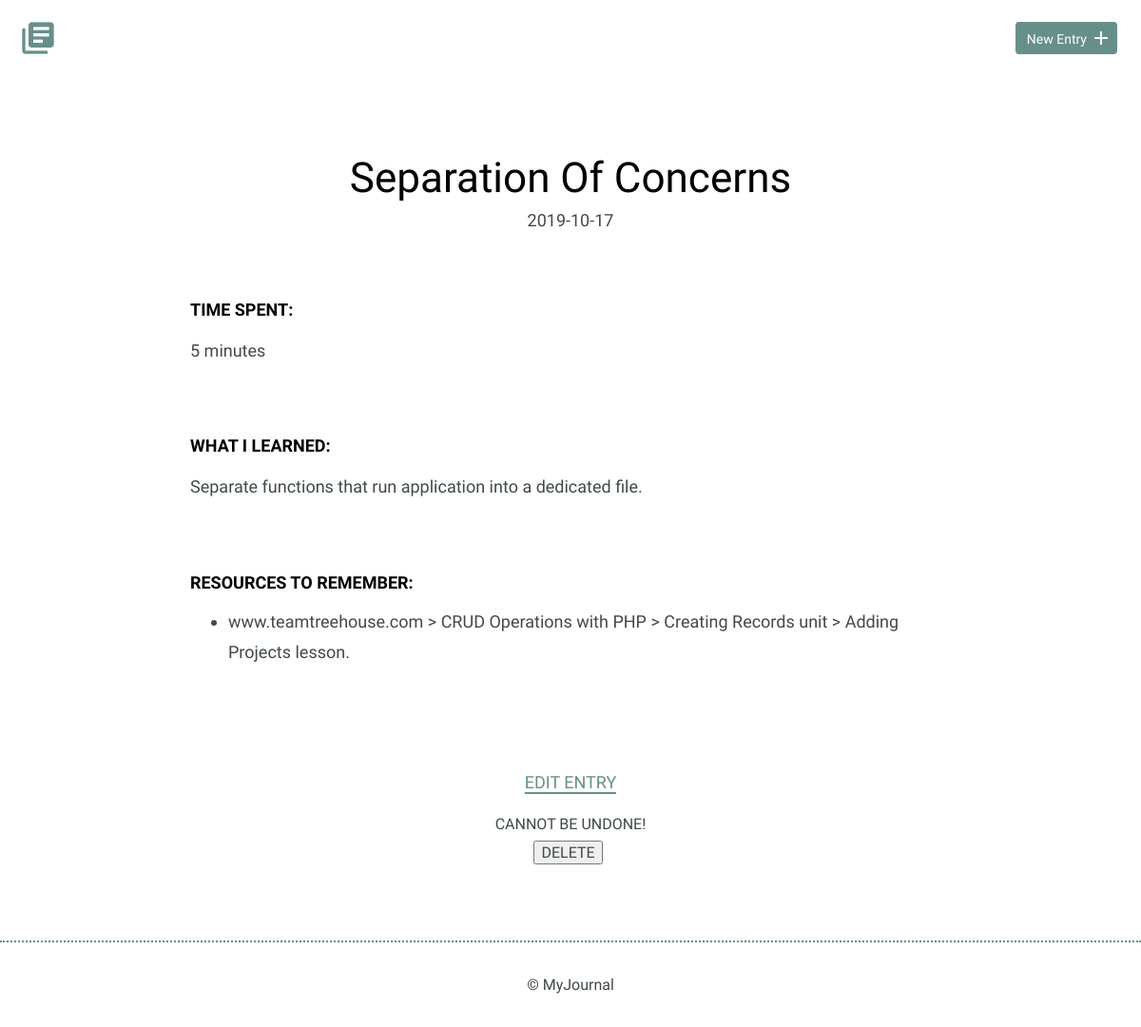
Page /detail.php?id=5 on the earlier database version.
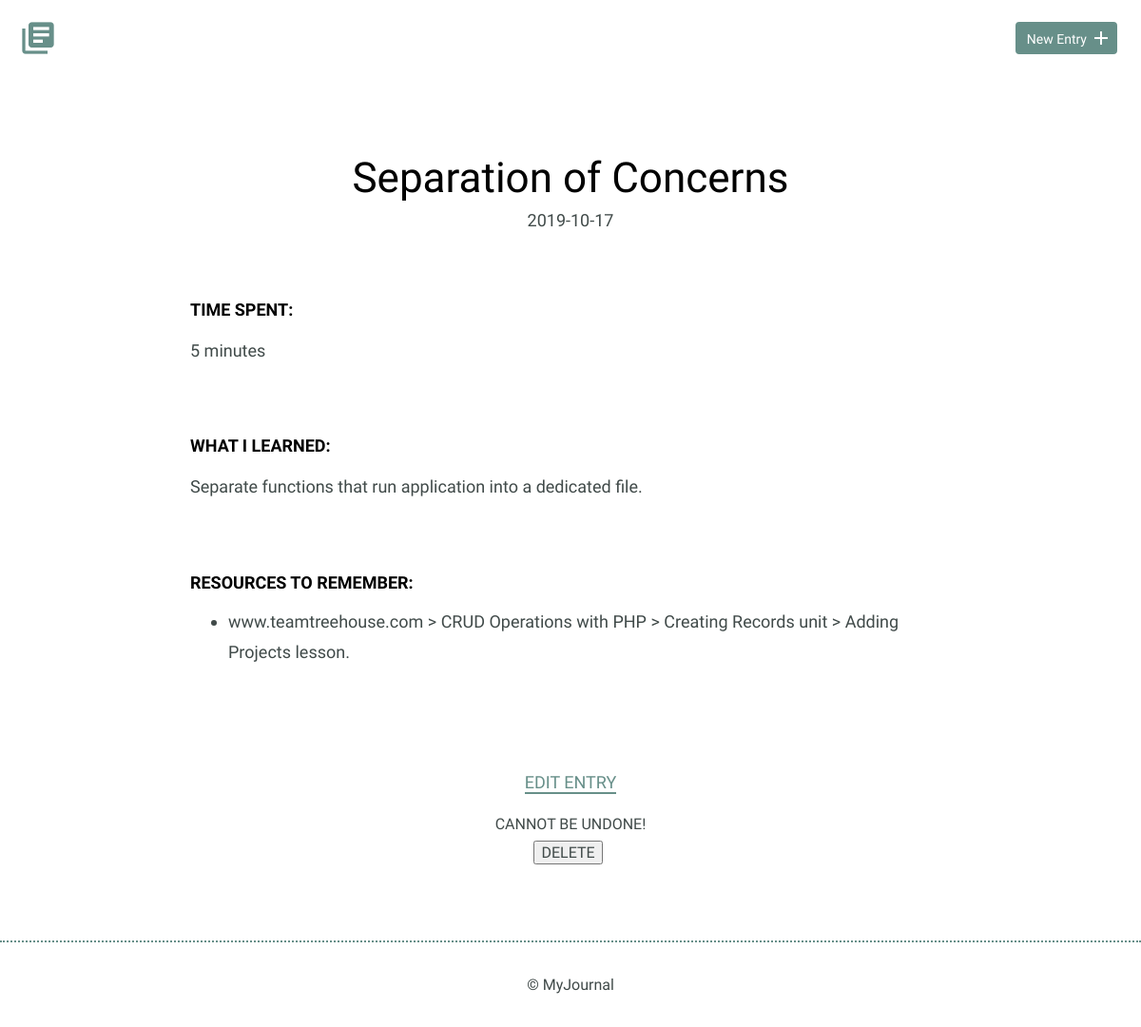
Same page on the later database version.
### tables this page shows
CREATE TABLE "entries" (
	`id`	INTEGER,
	`title`	TEXT,
	`date`	TEXT,
	`time_spent`	INTEGER,
	`learned`	BLOB,
	`resources`	BLOB,
	PRIMARY KEY(`id`)
);

### inc/functions.php (called while the page is built, shortened)
<?php
function get_single_entry($id) {
	include 'inc/dbconnection.php';
	$get_entry = "SELECT id, title, date, time_spent, learned, resources
								FROM entries
								WHERE id = ?";
	if (isset($_GET['id'])) {
		try {
			$results = $db->prepare($get_entry);
			$results->bindValue(1, $id, PDO::PARAM_INT);
			$results->execute();
		} catch (Connection $e) {
				$e->getMessage();
				return array();
		}
	}
	return $results->fetch(PDO::FETCH_ASSOC);
}

### detail.php (the view, shortened to what this page needs)
<?php
	include 'inc/head.php';
	include 'inc/functions.php';
	$single_entry = get_single_entry($_GET['id']);
?>
    <body>
        <header>
            <div class="container">
                <div class="site-header">
                    <a class="logo" href="index.php"><i class="material-icons">library_books</i></a>
                    <a class="button icon-right" href="new.php"><span>New Entry</span> <i class="material-icons">add</i></a>
                </div>
            </div>
        </header>
        <section>
            <div class="container">
                <div class="entry-list single">
                    <article>
												<h1><?php echo $single_entry['title']; ?></h1>
                        <time datetime="2016-01-31"><?php echo $single_entry['date']; ?></time>
                        <div class="entry">
                            <h3>Time Spent: </h3>
                            <p><?php echo $single_entry['time_spent']; ?> minutes</p>
                        </div>
                        <div class="entry">
                            <h3>What I Learned:</h3>
                            <p><?php echo $single_entry['learned']; ?></p>
                        </div>
                        <div class="entry">
                            <h3>Resources to Remember:</h3>
                            <ul>
                                <li><?php echo $single_entry['resources']; ?></li>
                            </ul>
                        </div>
                    </article>
                </div>
            </div>
            <div class="edit">
                <p><a href="edit.php?id=<?php echo $single_entry['id'];?>">Edit Entry</a></p>
								<form method="POST" action="">
									<label for="delete-entry">CANNOT BE UNDONE!</label>
									<input type="submit" id="delete-btn" name="deleteEntry" value="DELETE">
								</form>
            </div>
        </section>
				<?php include 'inc/footer.php'; ?>

### inc/head.php (shortened to what this page needs)
<!DOCTYPE html>
<html>
<head>
	<link rel="stylesheet" href="css/normalize.css">
	<link rel="stylesheet" href="css/site.css">
</head>

### inc/footer.php
<footer>
            <div>
                &copy; MyJournal
            </div>
        </footer>
    </body>
</html>

### css/site.css (style rules this page uses)
body { font-size: 16px; color: #404a49; font-family: 'Cousine', serif; font-weight: 400; }
.container { margin: 0 auto; padding: 0 25px; }
header .site-header { margin: 0 auto; height: 95px; }
header .logo i { color: #678f89; margin: 20px 0 0 -5px; float: left; font-size: 40px; }
header .button { float: right; margin: 33px 0 0 0; }
footer { text-align: center; padding: 35px 0; border-top: 2px dotted #678f89; }
.button { padding: 8px 10px 6px 10px; background: #678f89; border: 2px solid #678f89; border-radius: 4px; text-decoration: none; color: #FFF; position: relative; text-align: center; font-size: 14px; }
.button.icon-right { padding-right: 30px; top: -10px; }
.button.icon-right i { position: absolute; top: 3px; right: 3px; }
h1, h2, h3 { margin: 0; font-weight: 400; line-height: 1em; color: #000; }
h1 { font-size: 44px; margin-bottom: 12px; }
h3 { font-size: 18px; font-family: 'Work Sans', serif; font-weight: 600; text-transform: uppercase; }
p { line-height: 1.8em; font-size: 18px; }
p a { border-bottom: 2px solid #678f89; padding: 0; color: #678f89; text-decoration: none; }
ul li { line-height: 1.8em; font-size: 18px; }
.entry-list, .edit-entry, .new-entry { max-width: 800px; margin: 0 auto; padding: 70px 0 150px 0; }
.entry-list article { margin-bottom: 70px; text-align: center; }
.entry-list article:last-child { margin-bottom: 0; }
.entry-list.single { padding-bottom: 70px; }
.entry-list.single time { font-size: 18px; }
.entry { max-width: 800px; margin: 75px auto 0 auto; text-align: left; }
.entry p { margin-bottom: 40px; }
.edit { padding-bottom: 80px; text-align: center; margin: 0 auto; }
.edit a { font-weight: 400; text-transform: uppercase; font-size: 18px; }
form label { display: block; margin-bottom: 8px; }
input[type=submit] { margin-right: 5px; }

Differences in the rows shown:
changed entries "Separate functions that run application into a dedicated file.": title "Separation Of Concerns" → "Separation of Concerns"
